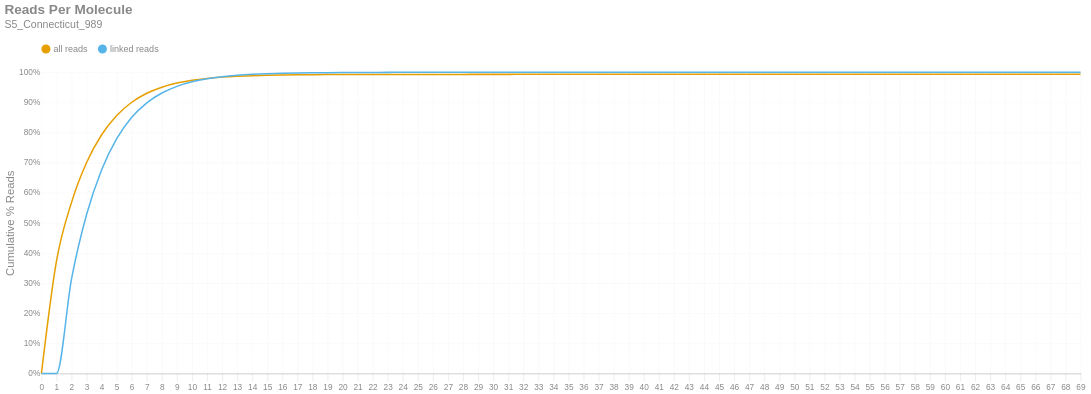

Write notebook code for a chart like this one.
### Markdown cell above
### Reads per Molecule
This chart shows the cumulative distribution of the number of reads per linked molecule. That is, how many alignments are associated with a unique molecule. This excludes the number of reads associated with invalid or absent linked-read barcodes. The `linked` histogram is the percentages recalculated when disregarding singletons.

### Code cell
if SKIPLR:
    print_html(f"Skipped")
else:
    counts = np.bincount(valids['reads'].cast(pl.Int64).to_numpy())
    weighted = counts * np.arange(len(counts))
    all_perc = weighted / n_reads
    linked_perc = weighted / n_linked_reads
    linked_perc[1] = 0
    binned_df = pl.DataFrame({
        'readsper': list(range(len(counts))),
        'all reads (cumsum)': np.cumsum(all_perc).tolist(),
        'linked reads (cumsum)': np.cumsum(linked_perc).tolist(),
    })

    with SafeRender(binned_df):
        (
            density_plot(binned_df, 'Reads Per Molecule', samplename, 'readspmol')
            .encode(
                x=alt.X('readsper:O', title=None).axis(labelAngle=0).scale(padding=0),
                y=alt.Y('value:Q', title='Cumulative % Reads').axis(format='%').stack(False),
                color=alt.Color("key:N").scale(domain=["all reads", "linked reads"]),
                tooltip=[
                    alt.Tooltip("key:N", title="Data Type"),
                    alt.Tooltip("readsper:O", title="Reads Per Molecule"),
                    alt.Tooltip("value:Q", format=".2%", title="% Reads (Cum.)")
                ]            
            )
        ).display()

### Figure 1 — Vega-Lite specification as saved in the notebook (floating-point values rounded to 4 significant figures)
{"width": "container", "height": 400, "config": {"title": {"anchor": "start", "dy": -15, "fontSize": 18, "color": "#888888", "subtitleColor": "#888888", "subtitleFontSize": 14}, "arc": {"fill": "#0072B2"}, "axis": {"domainColor": "#888888", "domainWidth": 0.5, "gridWidth": 0.2, "grid": false, "titleFontWeight": 400, "titleFontSize": 15, "labelFontSize": 11, "labelColor": "#888888", "tickColor": "#888888", "tickWidth": 0.2, "titleColor": "#888888"}, "axisBand": {"grid": false}, "axisX": {"grid": true, "tickSize": 10, "domainCap": "round"}, "axisY": {"domain": false, "grid": true, "tickSize": 0, "domainCap": "round"}, "background": "transparent", "header": {"labelFontSize": 15, "labelColor": "#888888", "titleFontSize": 15, "titleFontWeight": 600, "titleColor": "#888888"}, "legend": {"labelFont": "sans-serif", "labelFontSize": 12, "labelColor": "#888888", "symbolSize": 100, "symbolType": "circle", "titleFontSize": 12, "titlePadding": 10, "titleColor": "#888888", "title": null, "orient": "top"}, "range": {"category": ["#E69F00", "#56B4E9", "#009E73", "#F0E442", "#0072B2", "#D55E00", "#CC79A7", "#000000"], "diverging": ["#cfe8f3", "#a2d4ec", "#73bfe2", "#46abdb", "#1696d2", "#12719e"]}, "area": {"fill": "#0072B2", "fillOpacity": 0.7, "line": true, "strokeOpacity": 0.7}, "line": {"color": "#0072B2", "stroke": "#0072B2", "strokeWidth": 2}, "trail": {"color": "#0072B2", "stroke": "#0072B2", "strokeWidth": 0, "size": 1}, "point": {"filled": true, "fillOpacity": 1.0, "size": 95}, "text": {"color": "#888888", "fontSize": 11, "align": "right", "fontWeight": 400, "size": 11}, "bar": {"fill": "#0072B2", "stroke": null}, "view": {"stroke": null, "continuousWidth": 660, "continuousHeight": 400}}, "data": {"name": "data-83fbe45c0befb7ed5a3d90facb4a255e"}, "mark": {"type": "line", "interpolate": "monotone", "point": {"opacity": 0, "size": 275}}, "encoding": {"color": {"field": "key", "scale": {"domain": ["all reads", "linked reads"]}, "type": "nominal"}, "tooltip": [{"field": "key", "title": "Data Type", "type": "nominal"}, {"field": "readsper", "title": "Reads Per Molecule", "type": "ordinal"}, {"field": "value", "format": ".2%", "title": "% Reads (Cum.)", "type": "quantitative"}], "x": {"axis": {"labelAngle": 0}, "field": "readsper", "scale": {"padding": 0}, "title": null, "type": "ordinal"}, "y": {"axis": {"format": "%"}, "field": "value", "stack": false, "title": "Cumulative % Reads", "type": "quantitative"}}, "params": [{"name": "param_c36ac31b6afebe62", "select": {"type": "point", "fields": ["key"]}, "bind": "legend"}], "title": {"text": "Reads Per Molecule", "subtitle": "S5_Connecticut_989"}, "transform": [{"fold": ["all reads (cumsum)", "linked reads (cumsum)"]}, {"calculate": "replace(datum.key, ' (cumsum)', '')", "as": "key"}, {"filter": {"param": "param_c36ac31b6afebe62"}}], "usermeta": {"embedOptions": {"downloadFileName": "S5_Connecticut_989.readspmol"}}, "$schema": "https://vega.github.io/schema/vega-lite/v6.1.0.json", "datasets": {"data-83fbe45c0befb7ed5a3d90facb4a255e": [{"readsper": 0, "all reads (cumsum)": 0.0, "linked reads (cumsum)": 0.0}, {"readsper": 1, "all reads (cumsum)": 0.3734, "linked reads (cumsum)": 0.0}, {"readsper": 2, "all reads (cumsum)": 0.5681, "linked reads (cumsum)": 0.3142}, {"readsper": 3, "all reads (cumsum)": 0.7004, "linked reads (cumsum)": 0.5277}, {"readsper": 4, "all reads (cumsum)": 0.7926, "linked reads (cumsum)": 0.6764}, {"readsper": 5, "all reads (cumsum)": 0.8565, "linked reads (cumsum)": 0.7796}, {"readsper": 6, "all reads (cumsum)": 0.9006, "linked reads (cumsum)": 0.8507}, {"readsper": 7, "all reads (cumsum)": 0.9303, "linked reads (cumsum)": 0.8987}, {"readsper": 8, "all reads (cumsum)": 0.9504, "linked reads (cumsum)": 0.9312}, {"readsper": 9, "all reads (cumsum)": 0.9642, "linked reads (cumsum)": 0.9533}, {"readsper": 10, "all reads (cumsum)": 0.9734, "linked reads (cumsum)": 0.9683}, {"readsper": 11, "all reads (cumsum)": 0.9797, "linked reads (cumsum)": 0.9784}, {"readsper": 12, "all reads (cumsum)": 0.984, "linked reads (cumsum)": 0.9854}, {"readsper": 13, "all reads (cumsum)": 0.9869, "linked reads (cumsum)": 0.99}, {"readsper": 14, "all reads (cumsum)": 0.9888, "linked reads (cumsum)": 0.9931}, {"readsper": 15, "all reads (cumsum)": 0.9901, "linked reads (cumsum)": 0.9952}, {"readsper": 16, "all reads (cumsum)": 0.991, "linked reads (cumsum)": 0.9967}, {"readsper": 17, "all reads (cumsum)": 0.9917, "linked reads (cumsum)": 0.9977}, {"readsper": 18, "all reads (cumsum)": 0.9921, "linked reads (cumsum)": 0.9984}, {"readsper": 19, "all reads (cumsum)": 0.9924, "linked reads (cumsum)": 0.9988}, {"readsper": 20, "all reads (cumsum)": 0.9926, "linked reads (cumsum)": 0.9992}, {"readsper": 21, "all reads (cumsum)": 0.9927, "linked reads (cumsum)": 0.9994}, {"readsper": 22, "all reads (cumsum)": 0.9928, "linked reads (cumsum)": 0.9996}, {"readsper": 23, "all reads (cumsum)": 0.9929, "linked reads (cumsum)": 0.9997}, {"readsper": 24, "all reads (cumsum)": 0.993, "linked reads (cumsum)": 0.9998}, {"readsper": 25, "all reads (cumsum)": 0.993, "linked reads (cumsum)": 0.9999}, {"readsper": 26, "all reads (cumsum)": 0.993, "linked reads (cumsum)": 0.9999}, {"readsper": 27, "all reads (cumsum)": 0.993, "linked reads (cumsum)": 0.9999}, {"readsper": 28, "all reads (cumsum)": 0.9931, "linked reads (cumsum)": 0.9999}, {"readsper": 29, "all reads (cumsum)": 0.9931, "linked reads (cumsum)": 1.0}, {"readsper": 30, "all reads (cumsum)": 0.9931, "linked reads (cumsum)": 1.0}, {"readsper": 31, "all reads (cumsum)": 0.9931, "linked reads (cumsum)": 1.0}, {"readsper": 32, "all reads (cumsum)": 0.9931, "linked reads (cumsum)": 1.0}, {"readsper": 33, "all reads (cumsum)": 0.9931, "linked reads (cumsum)": 1.0}, {"readsper": 34, "all reads (cumsum)": 0.9931, "linked reads (cumsum)": 1.0}, {"readsper": 35, "all reads (cumsum)": 0.9931, "linked reads (cumsum)": 1.0}, {"readsper": 36, "all reads (cumsum)": 0.9931, "linked reads (cumsum)": 1.0}, {"readsper": 37, "all reads (cumsum)": 0.9931, "linked reads (cumsum)": 1.0}, {"readsper": 38, "all reads (cumsum)": 0.9931, "linked reads (cumsum)": 1.0}, {"readsper": 39, "all reads (cumsum)": 0.9931, "linked reads (cumsum)": 1.0}, {"readsper": 40, "all reads (cumsum)": 0.9931, "linked reads (cumsum)": 1.0}, {"readsper": 41, "all reads (cumsum)": 0.9931, "linked reads (cumsum)": 1.0}, {"readsper": 42, "all reads (cumsum)": 0.9931, "linked reads (cumsum)": 1.0}, {"readsper": 43, "all reads (cumsum)": 0.9931, "linked reads (cumsum)": 1.0}, {"readsper": 44, "all reads (cumsum)": 0.9931, "linked reads (cumsum)": 1.0}, {"readsper": 45, "all reads (cumsum)": 0.9931, "linked reads (cumsum)": 1.0}, {"readsper": 46, "all reads (cumsum)": 0.9931, "linked reads (cumsum)": 1.0}, {"readsper": 47, "all reads (cumsum)": 0.9931, "linked reads (cumsum)": 1.0}, {"readsper": 48, "all reads (cumsum)": 0.9931, "linked reads (cumsum)": 1.0}, {"readsper": 49, "all reads (cumsum)": 0.9931, "linked reads (cumsum)": 1.0}, {"readsper": 50, "all reads (cumsum)": 0.9931, "linked reads (cumsum)": 1.0}, {"readsper": 51, "all reads (cumsum)": 0.9931, "linked reads (cumsum)": 1.0}, {"readsper": 52, "all reads (cumsum)": 0.9931, "linked reads (cumsum)": 1.0}, {"readsper": 53, "all reads (cumsum)": 0.9931, "linked reads (cumsum)": 1.0}, {"readsper": 54, "all reads (cumsum)": 0.9931, "linked reads (cumsum)": 1.0}, {"readsper": 55, "all reads (cumsum)": 0.9931, "linked reads (cumsum)": 1.0}, {"readsper": 56, "all reads (cumsum)": 0.9931, "linked reads (cumsum)": 1.0}, {"readsper": 57, "all reads (cumsum)": 0.9931, "linked reads (cumsum)": 1.0}, {"readsper": 58, "all reads (cumsum)": 0.9931, "linked reads (cumsum)": 1.0}, {"readsper": 59, "all reads (cumsum)": 0.9931, "linked reads (cumsum)": 1.0}, {"readsper": 60, "all reads (cumsum)": 0.9931, "linked reads (cumsum)": 1.0}, {"readsper": 61, "all reads (cumsum)": 0.9931, "linked reads (cumsum)": 1.0}, {"readsper": 62, "all reads (cumsum)": 0.9931, "linked reads (cumsum)": 1.0}, {"readsper": 63, "all reads (cumsum)": 0.9931, "linked reads (cumsum)": 1.0}, {"readsper": 64, "all reads (cumsum)": 0.9931, "linked reads (cumsum)": 1.0}, {"readsper": 65, "all reads (cumsum)": 0.9931, "linked reads (cumsum)": 1.0}, {"readsper": 66, "all reads (cumsum)": 0.9931, "linked reads (cumsum)": 1.0}, {"readsper": 67, "all reads (cumsum)": 0.9931, "linked reads (cumsum)": 1.0}, {"readsper": 68, "all reads (cumsum)": 0.9931, "linked reads (cumsum)": 1.0}, {"readsper": 69, "all reads (cumsum)": 0.9931, "linked reads (cumsum)": 1.0}]}}
